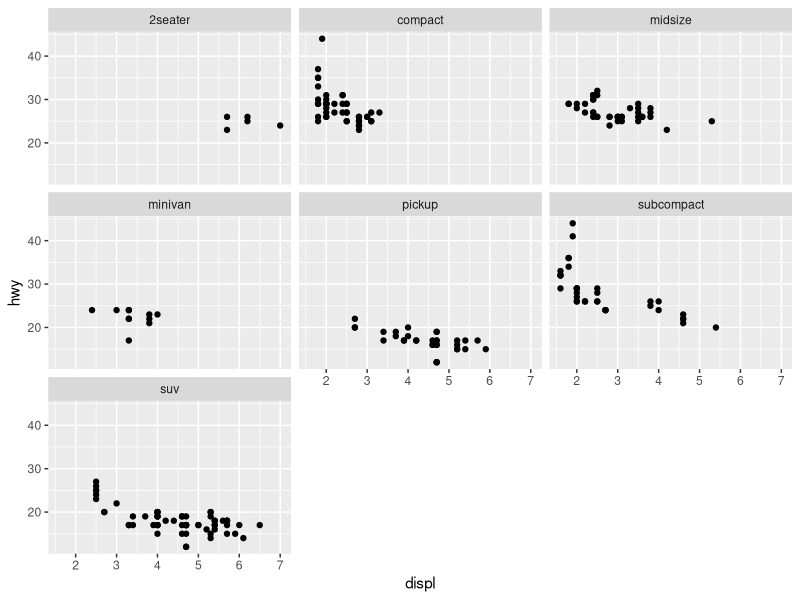
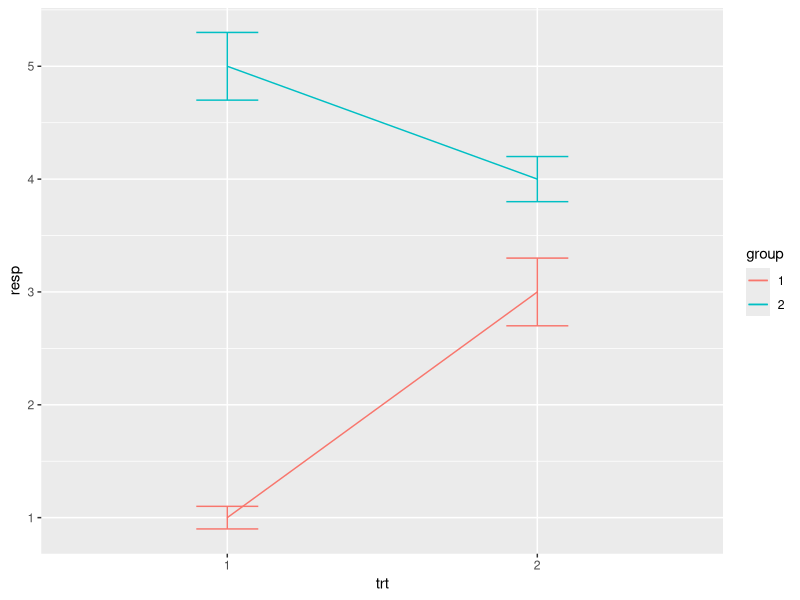

Generate these figures, in order, with R:
## ---- chunk 1
head(rowSums(USArrests[,c(1,2,4)]))
## ---- chunk 2
colMeans(USArrests[,c(1,2,4)])
## ---- chunk 3
colMeans(subset(USArrests,USArrests$UrbanPop>70)[,c(1,2,4)])
## ---- chunk 4
library(ggplot2)
ggplot(mpg, aes(displ, hwy)) + geom_point() +facet_wrap(~class)
## ---- chunk 5
df <- data.frame(
  trt = factor(c(1, 1, 2, 2)), 
  resp = c(1, 5, 3, 4), 
  group = factor(c(1, 2, 1, 2)), 
  se = c(0.1, 0.3, 0.3, 0.2)
)
limits <- aes(ymax = resp + se, ymin=resp - se)

p <- ggplot(df, aes(colour=group, y=resp, x=trt))
p + geom_line(aes(group=group)) + geom_errorbar(limits, width=0.2)    
